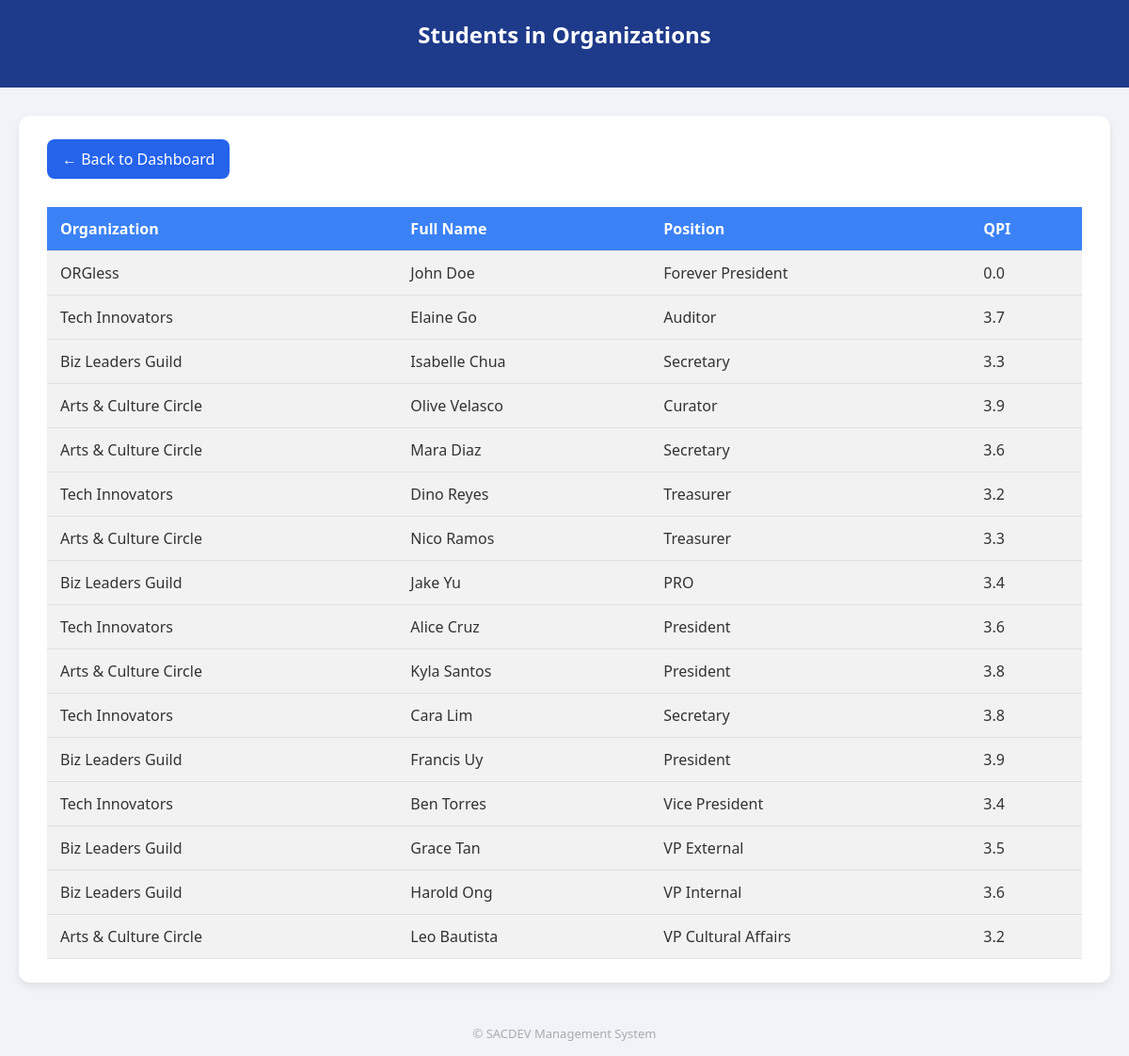
The app's page /students_orgs, older data.
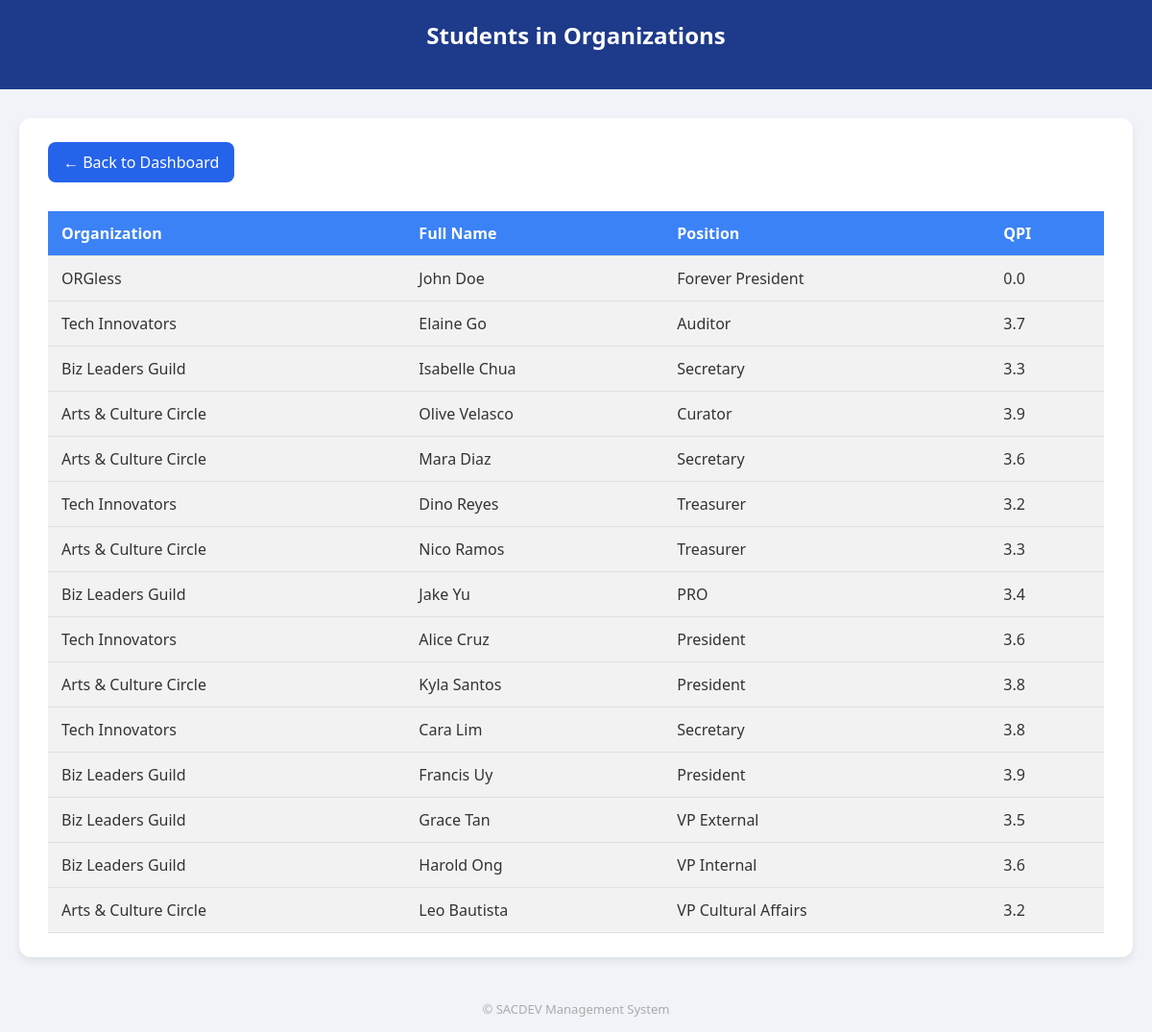
The same page, newer data.
### tables this page shows
CREATE TABLE members (
        id INTEGER PRIMARY KEY AUTOINCREMENT,
        org_id INTEGER,
        full_name TEXT,
        position TEXT,
        email TEXT,
        contact_no TEXT,
        sex TEXT,
        qpi REAL,
        course TEXT,
        year_level TEXT,
        college TEXT,
        FOREIGN KEY (org_id) REFERENCES organizations(id)
    );

CREATE TABLE organizations (
        id INTEGER PRIMARY KEY AUTOINCREMENT,
        name TEXT NOT NULL,
        description TEXT,
        mission TEXT,
        vision TEXT,
        status TEXT DEFAULT 'Pending'
    );

### app.py (the view)
@app.route('/students_orgs')
def students_orgs():
    try:
        conn = sqlite3.connect('database/users.db')
        conn.row_factory = sqlite3.Row
        c = conn.cursor()
        c.execute('''
            SELECT o.name AS org_name, m.*
            FROM members m
            JOIN organizations o ON m.org_id = o.id
        ''')
        students = c.fetchall()
        conn.close()
        return render_template('students_orgs.html', students=students)
    except Exception as e:
        import traceback
        return f"<pre>{traceback.format_exc()}</pre>"

### app.py (called while the page is built)
@app.teardown_appcontext
def close_connection(exception):
    db = getattr(g, '_database', None)
    if db is not None:
        db.close()

### templates/students_orgs.html (shortened to what this page needs)
<!DOCTYPE html>
<html lang="en">
<head>
</head>
<body>
    <div class="header">
        <h1>Students in Organizations</h1>
    </div>
    <div class="container">
        <a href="http://127.0.0.1:5000/sacdev_dashboard" class="back-button">← Back to Dashboard</a>
        {% if students %}
        <table>
            <thead>
                <tr>
                    <th>Organization</th>
                    <th>Full Name</th>
                    <th>Position</th>
                    <th>QPI</th>
                </tr>
            </thead>
            <tbody>
                {% for student in students %}
                <tr class="expand-toggle">
                    <td>{{ student['org_name'] }}</td>
                    <td>{{ student['full_name'] }}</td>
                    <td>{{ student['position'] }}</td>
                    <td>{{ student['qpi'] }}</td>
                </tr>
                {% endfor %}
            </tbody>
        </table>
        {% else %}
        <p>No student organization data available.</p>
        {% endif %}
    </div>
    <div class="footer">
        &copy; {{ year }} SACDEV Management System
    </div>
</body>
</html>

### templates/students_orgs.html (style rules this page uses)
body { font-family: 'Segoe UI', Tahoma, Geneva, Verdana, sans-serif; background-color: #f0f4f8; color: #333; margin: 0; padding: 0; }
.header { background-color: #1e3a8a; padding: 20px; color: #fff; text-align: center; }
.container { max-width: 1100px; margin: 30px auto; background-color: #ffffff; padding: 25px 30px; box-shadow: 0 4px 8px rgba(0, 0, 0, 0.08); border-radius: 12px; }
h1 { margin: 0 0 20px 0; font-size: 24px; }
.back-button { display: inline-block; margin-bottom: 20px; padding: 10px 16px; background-color: #2563eb; color: white; text-decoration: none; border-radius: 8px; font-weight: 500; transition: background-color 0.3s ease; }
table { width: 100%; border-collapse: collapse; margin-top: 10px; }
th, td { padding: 12px 14px; border-bottom: 1px solid #e0e0e0; text-align: left; }
th { background-color: #3b82f6; color: white; font-weight: 600; }
tr.expand-toggle { background-color: #f2f2f2; }
.footer { text-align: center; padding: 15px; color: #aaa; font-size: 13px; }

Row changes from the older to the newer data that the page shows:
removed members: org_name "Tech Innovators", full_name "Ben Torres", position "Vice President", qpi "3.4"
